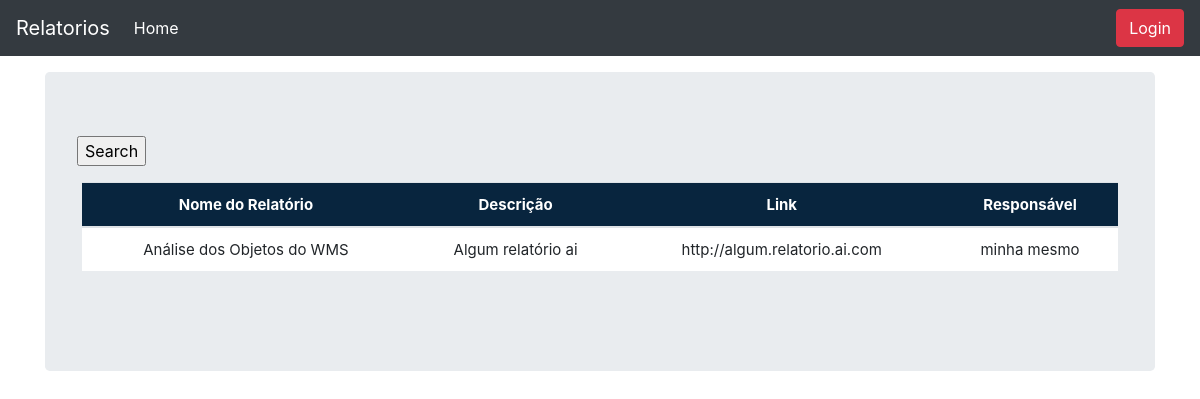
/stock_details/4/, run on the app's committed database.
### stockmgmt/models.py (models this page shows, shortened)
class Stock(models.Model):
	tipo_relatorio = models.ForeignKey(Tipo_relatorio, on_delete=models.CASCADE, blank=True)
	descricao = models.CharField( max_length=140, blank=True, null=True )
	nome_relatorio = models.CharField(max_length=140, blank=True, null=True)
	link = models.URLField( max_length=50, blank=True, null=True )
	sob_supervisao = models.CharField( max_length=50, blank=True, null=True)
	reportar_erro = models.IntegerField(default='0', blank=False, null=True)

### stockmgmt/views.py (the view)
# urls.py: path('stock_details/<str:pk>/', views.stock_details, name='stock_details'),
def stock_details(request, pk):
	queryset = Stock.objects.get(id=pk)
	context = {"title": queryset.nome_relatorio,
			   "queryset": queryset,
			   }
	return render(request, 'stock_details.html', context)

### stockmgmt/templates/stock_details.html (shortened to what this page needs)
{% load static %}
{% load crispy_forms_tags %}
<html lang="en">
<link href="{% static 'css/stylesheet.css' %}" rel="stylesheet">
<head>
</head>
<body>
</body>
</html>
<!doctype html>
<html lang="en">
  <head>
<link href="{% static 'css/stylesheet.css' %}" rel="stylesheet">
<link href="{% static 'css/bootstrap.min.css' %}" rel="stylesheet">
    <link href="{% static 'css/navbar-top-fixed.css' %}" rel="stylesheet">
  </head>
  <body>
{% include 'navbar.html' %}
<main role="main" class="container">
  <div class="jumbotron">
        <form method='POST' action=''>{% csrf_token %}
                <input type="submit" value='Search'/>
        </form>
      <div class="display_table">
         <table class='table'>
            <thead>
              <tr>
                <th>Nome do Relatório</th>
                <th>Descrição</th>
                <th>Link</th>
                <th>Responsável</th>
              </tr>
              <tr>
                <td>{{queryset.nome_relatorio}}</td>
                <td>{{queryset.descricao}}</td>
                <td>{{queryset.link}}</td>
                <td>{{queryset.sob_supervisao}}</td>
              </tr>
         </table>
      </div>
  </div>
</main>
      </body>
</html>

### stockmgmt/static/css/stylesheet.css (style rules this page uses)
body { background:#ffef96 }
.table { font-size: 15px; text-align: center; width: 95%; margin: auto; text-align: center; }
.table tr:nth-child(odd) { background: rgb(242 249 249 / 50%) }
.table tr:nth-child(even) { background: #ffffff }
th { background-color: #08253e; color: white; }
.display_table { border-bottom-right-radius: 20px; padding-left: 5px; padding-right: 5px; padding-bottom: 20px; }

### stockmgmt/static/css/navbar-top-fixed.css (style rules this page uses)
body { min-height: 75rem; padding-top: 4.5rem; }

### data on the page
Stock: nome_relatorio "Análise dos Objetos do WMS", descricao "Algum relatório ai", link "http://algum.relatorio.ai.com", sob_supervisao "minha mesmo"
